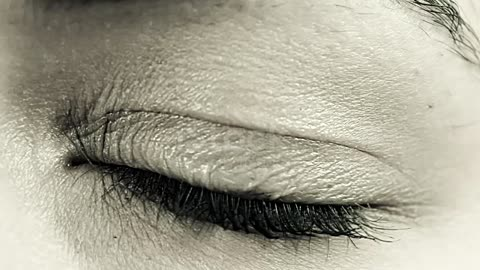
#> input picture stock clips/test/image1.jpg, 480 x 270 px, given in place of ezgif-frame-001.jpg, which was not available
$ python test.py
#> lines starting #> are read from the running program, lines starting #| are printed output that depends on the picture; pictures that were not available may be replaced by others from this repository, and a replacement may not be noted
from PIL import Image
import math

def convert(input, output):
    img = Image.open(input)
#> img is the input picture: PIL image 480x270 RGB; mean R, G, B 165.9, 163, 146.4

    x = img.width
#> x = 480
    y = img.height
#> y = 270
    scale = 240 / x
#> scale = 0.5
    xScale = int((x*scale) + 0.5)
#> xScale = 240
    yScale = int((y*scale) + 0.5)
#> yScale = 135

    img = img.resize((xScale,yScale))
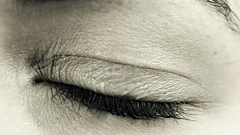
#> img: PIL image 240x135 RGB; mean R, G, B 165.9, 163, 146.4

    y_offset = 240 - yScale
#> y_offset = 105
    y_offset = int(y_offset / 2)
#> y_offset = 52

    new = Image.new('RGB', (240,240), (0,0,0))
#> new: PIL image 240x240 RGB; every value is 0

    new.paste(img, (0, y_offset))
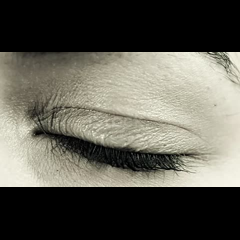
#> new: PIL image 240x240 RGB; mean R, G, B 93.3, 91.7, 82.3
    new = new.transpose(method=Image.Transpose.FLIP_LEFT_RIGHT)
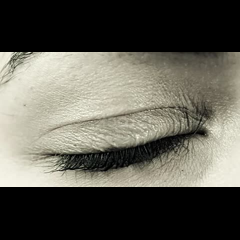
#> new: PIL image 240x240 RGB; mean R, G, B 93.3, 91.7, 82.3
    new.save(output, 'JPEG')

def main():
    inPath = 'C:/Projects/HalloweenSkull/media/Eyes1/'
    outPath = 'C:/Projects/HalloweenSkull/media/Eyes1/right/'

    for i in range(1, 101):
        print("Processing Image %d..." % i)
        text = "-%03d.jpg" % i
        inFile = inPath + 'ezgif-frame' + text
        outFile = outPath + 'right' + text

        convert(inFile, outFile)

# [49 lines left out: functions main_old, makeMergeImg, not called in this run]

if __name__ == '__main__':
#> (the run stopped early here; a loop or call above may not have finished)
